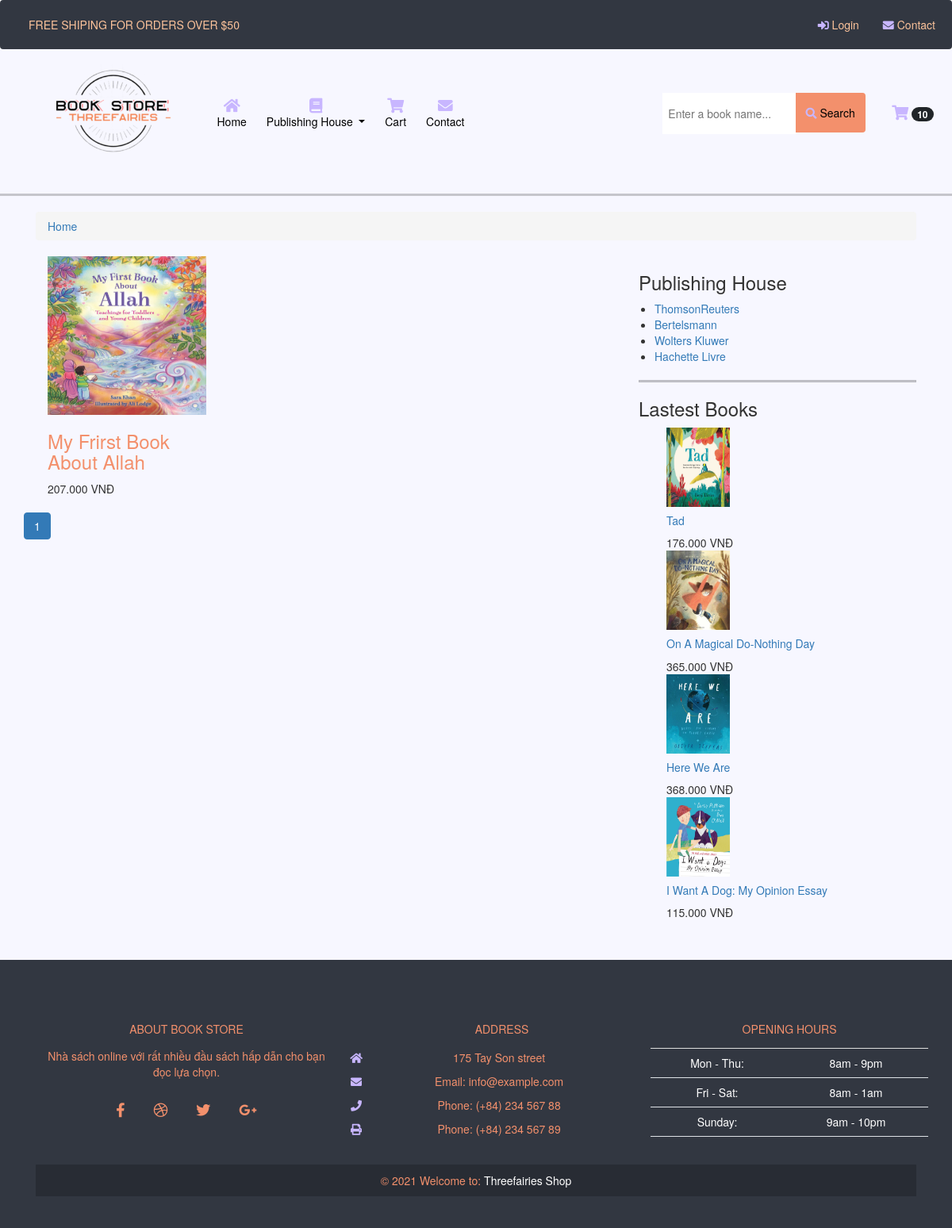
/category.php?manhasx=15, run on the app's committed database.
### tables this page shows
CREATE TABLE `sanpham` (
  `ID` bigint(10) NOT NULL,
  `Ten` varchar(200) NOT NULL,
  `Gia` double NOT NULL,
  `HinhAnh` varchar(200) NOT NULL,
  `Manhasx` bigint(10) NOT NULL,
  `Mota` text NOT NULL,
  `date` date NOT NULL,
  `KhuyenMai` tinyint(1) NOT NULL,
  `giakhuyenmai` double NOT NULL,
  `tacgia` varchar(256) NOT NULL
);

CREATE TABLE `nhaxuatban` (
  `ID` bigint(10) NOT NULL,
  `Ten` varchar(50) NOT NULL
);

### category.php (the view, shortened to what this page needs)
<?php
include "header.php";
include "navh.php";
include "navbar.php";
?>
<hr style=" border: 1.5px solid">
<div id="page-content" class="single-page">
	<div class="container">
		<div class="row">
			<div class="col-lg-12">
				<ul class="breadcrumb">
					<li><a href="index.php">Home</a></li>
				</ul>
			</div>
		</div>
		<div class="row">
			<div id="main-content" class="col-md-8">
				<div class="row">
					<div class="col-md-12">
						<div class="products">
							<?php
							require 'inc/config.php';
							$manhasx = $_GET["manhasx"];
							$result = mysqli_query($conn, 'select count(ID) as total from sanpham where Manhasx = ' . $manhasx);
							$row = mysqli_fetch_assoc($result);
							$total_records = $row['total'];
							$current_page = isset($_GET['page']) ? $_GET['page'] : 1;
							$limit = 6;
							$total_page = ceil($total_records / $limit);
							$start = ($current_page - 1) * $limit;
							$result = mysqli_query($conn, "SELECT * FROM sanpham where Manhasx = '$manhasx' LIMIT $start, $limit ");
							while ($row = mysqli_fetch_assoc($result)) {
							?>
								<div class="col-lg-4 col-md-4 col-xs-12">
									<div class="product">
										<div class="image"><a href="product.php?id=<?php echo $row["ID"] ?>"><img src="images/<?php echo $row["HinhAnh"] ?>" style="width:200px;height:200px" /></a></div>
										<div class="caption">
											<div class="name">
												<h3><a style="color:#f3906c" href="product.php?id=<?php echo $row["ID"] ?>"><?php echo $row["Ten"] ?></a></h3>
											</div>
											<div class="price"><?php echo $row["Gia"] ?>.000 VNĐ</div>
										</div>
									</div>
								</div>
							<?php
							}
							?>
						</div>
					</div>
				</div>
				<div class="row text-center">
					<ul class="pagination">
						<?php
						for ($i = 1; $i <= $total_page; $i++) {
							if ($i == $current_page) {
						?>
								<li class="active"><a href="#"><?php echo $i  ?></a></li>
							<?php
							}
							?>
						<?php
						}
						?>
					</ul>
				</div>
			</div>
			<?php
			include "sidebar.php"
			?>
		</div>
	</div>
</div>
<?php
include "footer.php"
?>
</body>
</html>

### sidebar.php
<div id="sidebar" class="col-md-4">
	<div class="widget wid-categories">
		<div class="heading">
			<h3>Publishing House</h3>
		</div>
		<div class="content">
			<ul>
				<?php
				require 'inc/config.php';
				$layidrandom = "SELECT ID,Ten  from nhaxuatban";
				$kq = $conn->query($layidrandom);
				if ($kq->num_rows > 0) {
					while ($d = $kq->fetch_assoc()) {
				?>
						<li><a href="category.php?manhasx=<?php echo $d["ID"] ?>"><?php echo $d["Ten"] ?></a></li>
				<?php
					}
				}
				?>
			</ul>
		</div>
	</div>
	<hr style=" border: 1px solid black">
	<div class="widget wid-product">
		<div class="heading">
			<h3>Lastest Books</h3>
		</div>
		<div class="content" style = "margin-bottom: 50px ; padding-left: 35px" >
			<?php
			require 'inc/config.php';
			$query = "SELECT * from sanpham ORDER BY date DESC limit 4;";
			$rs = $conn->query($query);
			if ($rs->num_rows > 0) {
				while ($row = $rs->fetch_assoc()) {
			?>
					<div class="product">
						<a href="product.php?id=<?php echo $row["ID"] ?>"><img src="images/<?php echo $row["HinhAnh"] ?>" style="width:80px;height:100px" /></a>
						<div class="wrapper">
							<h5><a href="product.php?id=<?php echo $row["ID"] ?>"><?php echo $row["Ten"] ?></a></h5>
							<div class="price"><?php echo $row["Gia"] ?>.000 VNĐ</div>
						</div>
					</div>
			<?php
				}
			}
			?>
		</div>
	</div>
</div>

### data on the page
sanpham: HinhAnh (picture), Ten "My Frirst Book About Allah", Gia "207"
nhaxuatban: Ten "ThomsonReuters"
nhaxuatban: Ten "Bertelsmann"
nhaxuatban: Ten "Wolters Kluwer"
nhaxuatban: Ten "Hachette Livre"
sanpham: HinhAnh (picture), Ten "Tad", Gia "176"
sanpham: HinhAnh (picture), Ten "On A Magical Do-Nothing Day", Gia "365"
sanpham: HinhAnh (picture), Ten "Here We Are", Gia "368"
sanpham: HinhAnh (picture), Ten "I Want A Dog: My Opinion Essay", Gia "115"
